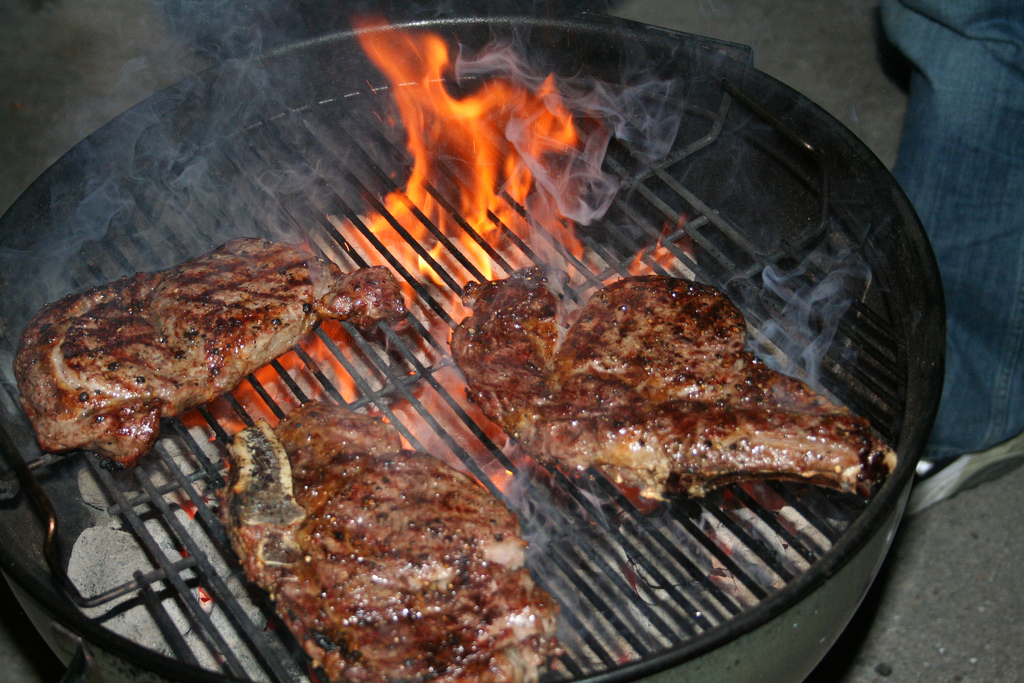
#> input picture phase1/images/Charcoal_Steak.jpg, 1024 x 683 px
$ python GrabCut.py --image ../phase1/images/Charcoal_Steak.jpg
#> lines starting #> are read from the running program, lines starting #| are printed output that depends on the picture; after the words box and inside, x2 and y2 are one past the last pixel; in counts of white or black regions, pixels touching at a corner belong together
import numpy as np
import argparse
import time
import cv2
import os

#construct arg parser, parse args for cmd prompt
ap = argparse.ArgumentParser()
ap.add_argument("-i", "--image", type=str,
	default=os.path.sep.join(["images", "cheeseburger-3.jpg"]), #cheeseburger.jpg
	help="path to input image that we'll apply GrabCut to")
ap.add_argument("-c", "--iter", type=int, default=10,
	help="# of GrabCut iterations (larger value => slower runtime)")
args = vars(ap.parse_args())

#load image, allocate memory for output mask
image = cv2.imread(args["image"])
#> image is the input picture: shape (683, 1024, 3); mean B, G, R 59.8, 67, 83.3
mask = np.zeros(image.shape[:2], dtype="uint8")

#Does worse with larger images
rect = (13,20, 234, 218) #box around foreground, CNN handles this

#allocate memory for foreground,background matrix
fgModel = np.zeros((1,65), dtype="float")
bgModel = np.zeros((1,65), dtype="float")

#apply GrabCut
start = time.time()
mask, bgModel, fgModel = cv2.grabCut(image, mask, rect, bgModel, fgModel, iterCount=args["iter"], mode=cv2.GC_INIT_WITH_RECT)
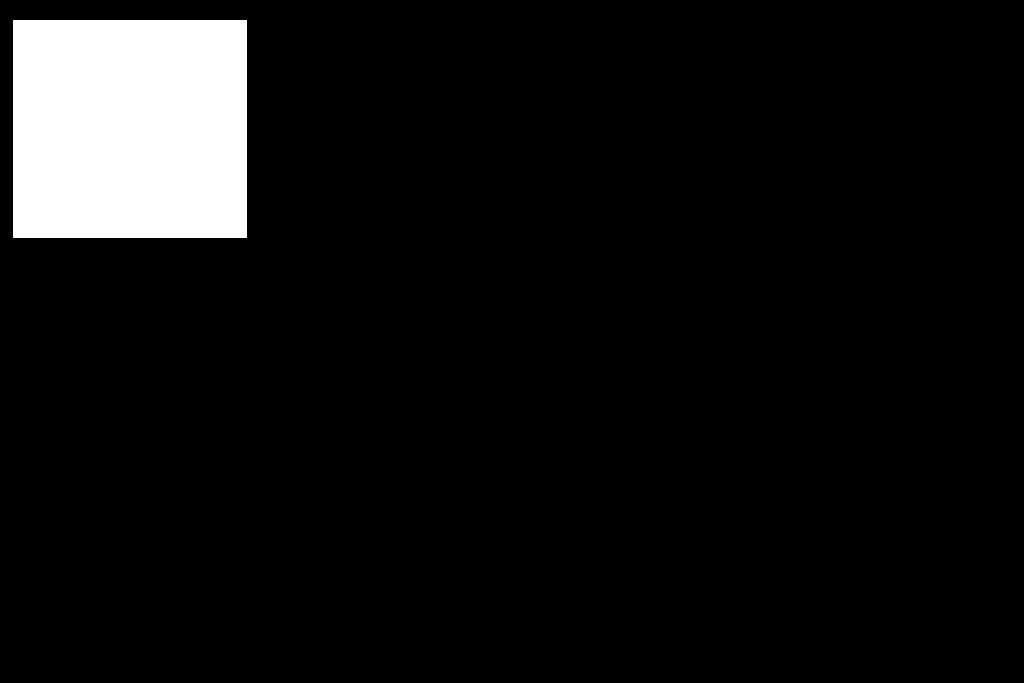
#> mask: shape (683, 1024); values 0 (black) and 2 (white), 7.3% white; 1 white region, box (x1, y1, x2, y2) and area: (13, 20, 247, 238) 51012
end = time.time()
print("APPLYING GRABCUT TOOK {:.2f} SECONDS".format(end-start))

#Create set for grabcut foreground/background distinctions
values = {
    ("Definite Background", cv2.GC_BGD),
    ("Probable Background", cv2.GC_PR_BGD),
    ("Definite Foreground", cv2.GC_FGD),
    ("Probable Foreground", cv2.GC_PR_FGD),
}

for (name, value) in values:
    print("MASK FOR {}".format(name))
    valMask = (mask==value).astype("uint8")*255
    cv2.imshow(name, valMask)
    cv2.waitKey(0)

#Background pixel=0, Foreground pixel=1
outputMask = np.where((mask==cv2.GC_BGD) | (mask==cv2.GC_PR_BGD),0,1)
#> outputMask: shape (683, 1024) int64; every value is 0
print(outputMask)
#> (printed output is left out)
leftmost = (outputMask.shape[1],0)
#> leftmost = (1024, 0)
rightmost = (0,0)

for idx,elem in np.ndenumerate(outputMask):
    if elem == 1:
        if idx[0] < leftmost[0]:
            leftmost = idx
        elif idx[0] > rightmost[0]:
            rightmost = idx
#> this loop made 699392 passes
#> idx on passes 1 to 3: (0, 0), (0, 1), (0, 2)
#> after the loop, rightmost = (0, 0)

outputMask = (outputMask*255).astype("uint8")

area = cv2.countNonZero(outputMask)
#> area = 0
percent = area/(image.shape[0]*image.shape[1])*100
#> percent = 0
print("AREA OF FOOD IN {} is {} pixels and {} percent of screen".format(args["image"],area,percent))
#| AREA OF FOOD IN ../phase1/images/Charcoal_Steak.jpg is 0 pixels and 0.0 percent of screen

#overlap between mask and original for final output
output = cv2.bitwise_and(image, image, mask=outputMask)
#> output: shape (683, 1024, 3); every value is 0

cv2.circle(output, leftmost, 8, (0, 100, 0),10)
#> output: shape (683, 1024, 3); mean B, G, R 0, 0, 0
cv2.circle(output, rightmost, 8, (0, 100, 0),10)
#> output: shape (683, 1024, 3); mean B, G, R 0, 0, 0

cv2.imshow("INPUT",image)
cv2.imshow("GRABCUT MASK",outputMask)
cv2.imshow("GRABCUT OUTPUT",output)
cv2.waitKey()
